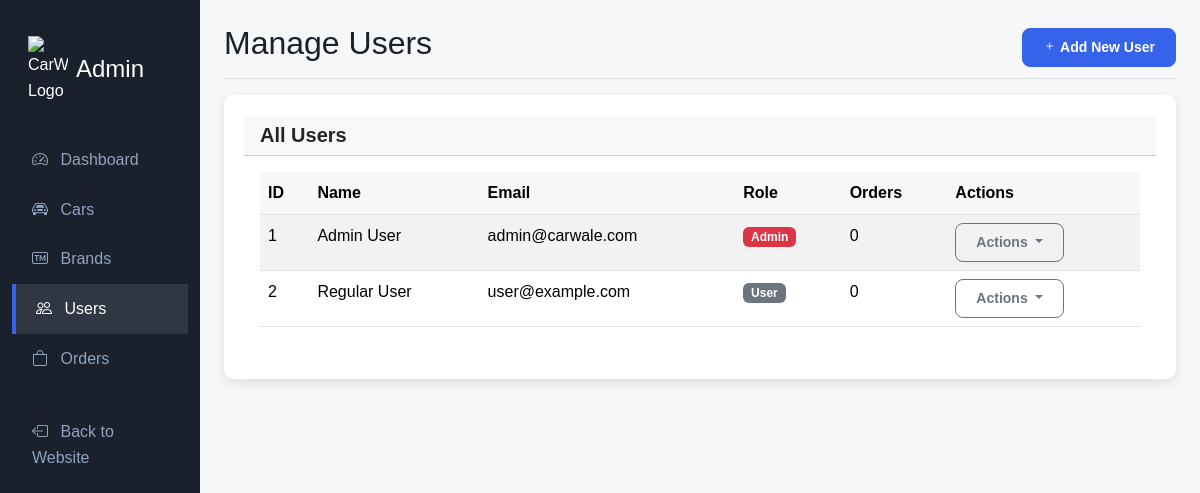
The page /admin/users.php (signed in) on the database its author committed.
### tables this page shows
CREATE TABLE IF NOT EXISTS users (
    id INT AUTO_INCREMENT PRIMARY KEY,
    name VARCHAR(100) NOT NULL,
    email VARCHAR(100) NOT NULL UNIQUE,
    password VARCHAR(255) NOT NULL,
    is_admin TINYINT(1) DEFAULT 0,
    created_at TIMESTAMP DEFAULT CURRENT_TIMESTAMP,
    updated_at TIMESTAMP DEFAULT CURRENT_TIMESTAMP ON UPDATE CURRENT_TIMESTAMP
);

### admin/users.php (the view, shortened to what this page needs)
<?php
require_once('../includes/header.php');
require_once('../includes/footer.php');
require_once('../includes/db_connection.php');
$users_query = "SELECT u.*, COUNT(o.order_id) as order_count
               FROM users u
               LEFT JOIN orders o ON u.id = o.user_id
               GROUP BY u.id
               ORDER BY u.name ASC";
$users_result = mysqli_query($con, $users_query);
$users = [];
if ($users_result) {
    while ($row = mysqli_fetch_assoc($users_result)) {
        $users[] = $row;
    }
}
?>
<div class="container-fluid">
    <div class="row">
        <div class="col-md-3 col-lg-2 d-md-block admin-sidebar">
            <div class="d-flex align-items-center p-3 mb-3">
                <img src="https://cdn-icons-png.flaticon.com/128/18585/18585546.png" alt="CarWale Logo" width="40" class="me-2">
                <span class="fs-4 text-white">Admin</span>
            </div>
            <ul class="nav flex-column">
                <li class="nav-item">
                    <a class="nav-link" href="dashboard.php">
                        <i class="bi bi-speedometer2 me-2"></i> Dashboard
                    </a>
                </li>
                <li class="nav-item">
                    <a class="nav-link" href="cars.php">
                        <i class="bi bi-car-front me-2"></i> Cars
                    </a>
                </li>
                <li class="nav-item">
                    <a class="nav-link" href="brands.php">
                        <i class="bi bi-badge-tm me-2"></i> Brands
                    </a>
                </li>
                <li class="nav-item">
                    <a class="nav-link active" href="users.php">
                        <i class="bi bi-people me-2"></i> Users
                    </a>
                </li>
                <li class="nav-item">
                    <a class="nav-link" href="orders.php">
                        <i class="bi bi-bag me-2"></i> Orders
                    </a>
                </li>
                <li class="nav-item mt-4">
                    <a class="nav-link" href="../front_page/front_page.php">
                        <i class="bi bi-box-arrow-left me-2"></i> Back to Website
                    </a>
                </li>
            </ul>
        </div>
        <div class="col-md-9 col-lg-10 ms-sm-auto px-md-4 py-4">
            <div class="d-flex justify-content-between flex-wrap flex-md-nowrap align-items-center pb-2 mb-3 border-bottom">
                <h1 class="h2">Manage Users</h1>
                <div class="btn-toolbar mb-2 mb-md-0">
                    <button type="button" class="btn btn-sm btn-primary" data-bs-toggle="modal" data-bs-target="#addUserModal">
                        <i class="bi bi-plus"></i> Add New User
                    </button>
                </div>
            </div>
            <div class="card admin-card mb-4">
                <div class="card-header d-flex justify-content-between align-items-center">
                    <h5 class="mb-0">All Users</h5>
                </div>
                <div class="card-body">
                    <div class="table-responsive">
                        <table class="table table-striped table-hover admin-table">
                            <thead>
                                <tr>
                                    <th>ID</th>
                                    <th>Name</th>
                                    <th>Email</th>
                                    <th>Role</th>
                                    <th>Orders</th>
                                    <th>Actions</th>
                                </tr>
                            </thead>
                            <tbody>
                                <?php if (count($users) > 0): ?>
                                    <?php foreach ($users as $user): ?>
                                        <tr>
                                            <td><?php echo $user['id']; ?></td>
                                            <td><?php echo htmlspecialchars($user['name']); ?></td>
                                            <td><?php echo htmlspecialchars($user['email']); ?></td>
                                            <td>
                                                <?php if ($user['is_admin']): ?>
                                                    <span class="badge bg-danger">Admin</span>
                                                <?php else: ?>
                                                    <span class="badge bg-secondary">User</span>
                                                <?php endif; ?>
                                            </td>
                                            <td><?php echo $user['order_count']; ?></td>
                                            <td>
                                                <div class="dropdown">
                                                    <button class="btn btn-sm btn-outline-secondary dropdown-toggle" type="button" id="dropdownMenuButton<?php echo $user['id']; ?>" data-bs-toggle="dropdown" aria-expanded="false">
                                                        Actions
                                                    </button>
                                                </div>
                                            </td>
                                        </tr>
                                    <?php endforeach; ?>
                                <?php else: ?>
                                    <tr>
                                        <td colspan="6" class="text-center">No users found</td>
                                    </tr>
                                <?php endif; ?>
                            </tbody>
                        </table>
                    </div>
                </div>
            </div>
        </div>
    </div>
</div>

### includes/global_styles.css (style rules this page uses)
:root { --primary-color: #3563E9; --secondary-color: #90A3BF; --accent-color: #FF4423; --light-gray: #F6F7F9; --dark-gray: #1A202C; --white: #FFFFFF; --black: #000000; --shadow: 0 4px 12px rgba(0, 0, 0, 0.1); --transition: all 0.3s ease; --radius: 10px; }
body { font-family: 'Poppins', sans-serif; color: var(--dark-gray); background-color: var(--light-gray); line-height: 1.6; }
h1, h2, h3, h4, h5, h6 { font-weight: 700; margin-bottom: 1rem; }
.card { background-color: var(--white); border-radius: var(--radius); box-shadow: var(--shadow); transition: var(--transition); border: none; overflow: hidden; }
.btn { border-radius: 8px; padding: 8px 20px; font-weight: 600; transition: var(--transition); }
.btn-primary { background-color: var(--primary-color); border-color: var(--primary-color); }
.admin-sidebar { background-color: var(--dark-gray); min-height: 100vh; color: var(--white); padding-top: 20px; }
.admin-sidebar .nav-link { color: var(--secondary-color); padding: 12px 20px; border-radius: 0; transition: var(--transition); }
.admin-sidebar .nav-link:hover, .admin-sidebar .nav-link.active { background-color: rgba(255, 255, 255, 0.1); color: var(--white); }
.admin-sidebar .nav-link.active { border-left: 4px solid var(--primary-color); }
.admin-card { background-color: var(--white); border-radius: var(--radius); box-shadow: var(--shadow); padding: 20px; margin-bottom: 20px; }
.admin-table th { background-color: var(--light-gray); }

### rows shown on the page
users: id "1", name "Admin User", email "admin@carwale.com", is_admin "Admin", order_count "0"
users: id "2", name "Regular User", email "user@example.com", is_admin "User", order_count "0"
